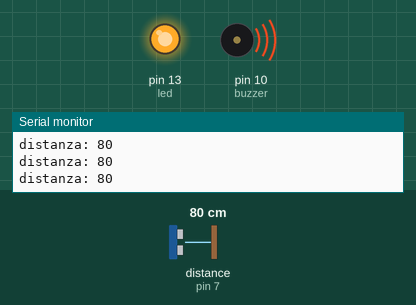
A sketch run on a simulated Arduino Uno, built with avr-gcc and run on an emulated ATmega328P. On the bench: output pins drawn as LEDs (lit = HIGH), buzzer (waves = sounding), the last lines printed to the serial monitor. Wiring (inferred from the names in the program): ultrasonic range finder: trigger pin 6; echo pin 7. Dashed ring = blinking. The test bench sets the inputs (shaded band); at power-on: distance to the obstacle (sensor on pin 7) 80 cm. The echo pulse lasts 58.3 µs per cm; pins used as bus, display or sensor lines are not drawn.

Above: at 0.47 s.
1.3 s: distance to the obstacle (sensor on pin 7) set to 2 cm
At 2.0 s:
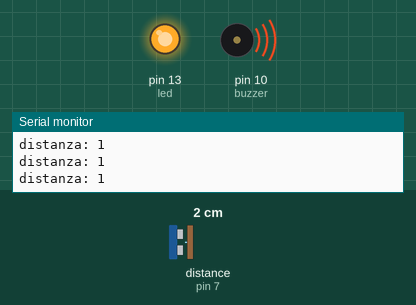
2.8 s: distance to the obstacle (sensor on pin 7) set to 35 cm
At 3.24 s:
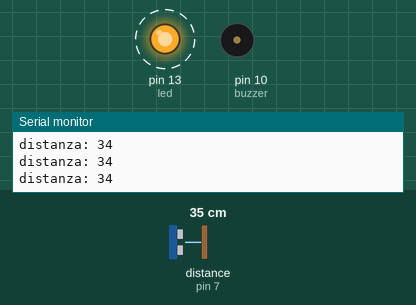
5.8 s: distance to the obstacle (sensor on pin 7) set to 9 cm
7.3 s: distance to the obstacle (sensor on pin 7) set to 120 cm
At 8.6 s:
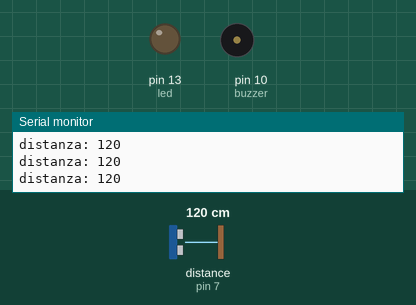
Timing chart, 0 to 9.8 s (numbered marks = the images above; inputs shaded):
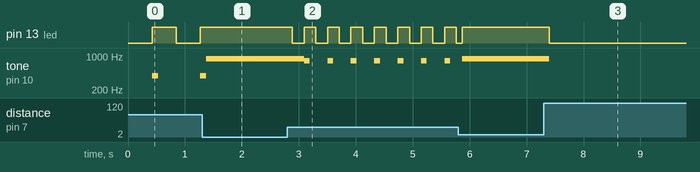

Measured:
- after the input at 1.3 s, pin 13 (led): stays HIGH (without the input it goes to LOW after 0.39 s)
- after the input at 2.8 s, pin 13 (led): alternates HIGH for 0.21 s and LOW for 0.21 s, starting after 0.09 s; tone on pin 10 (buzzer): alternates 801 Hz for 0.10 s and silent for 0.31 s, starting after 0.29 s
- after the input at 7.3 s, pin 13 (led): HIGH → LOW after 0.09 s; tone on pin 10 (buzzer): 880 Hz → silent after 0.09 s

The sketch:

024.ino
```cpp
//HR04 Sensore ultrasuoni
const int triggerPort = 6;
const int echoPort = 7;
const int led = 13;
const int buzzer = 10;
#define MAXDIST 100
#define MINDIST 25
void setup() {
  pinMode(triggerPort, OUTPUT);
  pinMode(echoPort, INPUT);
  pinMode(led, OUTPUT);
  pinMode(buzzer, OUTPUT);
  Serial.begin(9600);
}
unsigned long t1, dt;
int tblink = 100;
int statoled = LOW;
int freq = 220;
void loop() {
  long distanza = misura();
  Serial.print("distanza: ");
  Serial.println(distanza);
  if (distanza < MINDIST) {
    digitalWrite(led, HIGH);
    tone(buzzer, 880);
  } else if (distanza > MAXDIST) {
    digitalWrite(led, LOW);
    noTone(buzzer);
  } else {
    tblink = map(distanza, MINDIST, MAXDIST, 100, 500);
    freq = map(distanza, MINDIST, MAXDIST, 880, 220);
    dt = millis() - t1;
    if (dt > tblink) {
      statoled = !statoled;
      digitalWrite(led, statoled);
      t1 = millis();
      if (statoled) {
        tone(buzzer, freq, 100);
      } else {
        //noTone(buzzer);
      }
    }
  }
  delay(100);
}
long misura() {
  //porta bassa l'uscita del trigger
  digitalWrite(triggerPort, LOW);
  //invia un impulso di 10microsec su trigger
  digitalWrite(triggerPort, HIGH);
  delayMicroseconds(10);
  digitalWrite(triggerPort, LOW);
  long durata = pulseIn(echoPort, HIGH);
  long distanza = durata / 58.0f;
  return distanza;
}
```
